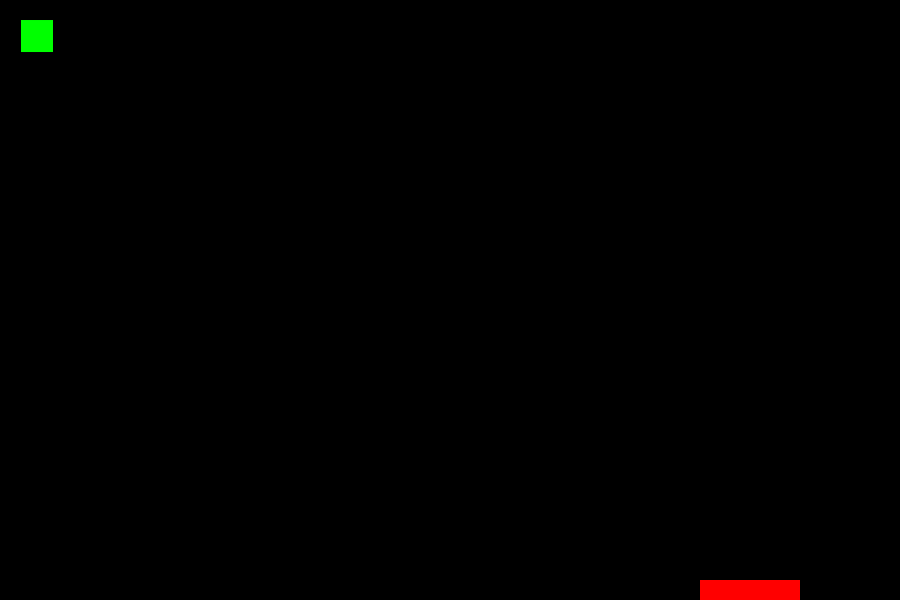
Frame 1 (no input)
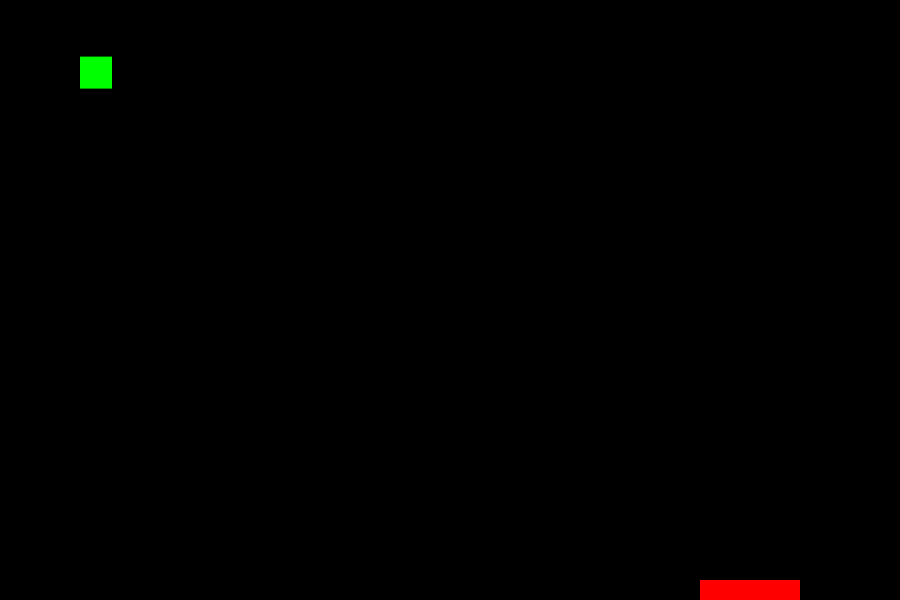
Frame 60 (the mouse pressed at the canvas centre just before this capture)
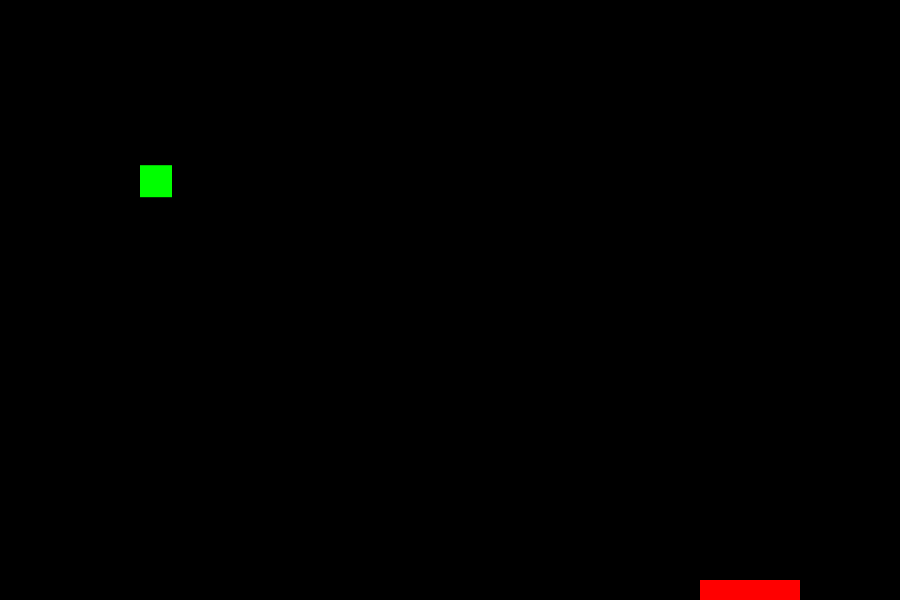
Frame 120 (the mouse held since frame 60 and released just before this capture)

The Processing sketch that drew these frames (run headless with seeded random() and noise(); from frame 60 on, the mouse is pressed at the canvas centre):

// Processing sketch: processing_22460
// ── processing_22460.pde

//Homework week 6
//Bouncing ball with gravity using PVector and Mover
//Code taken from PVector tutorial
//Edited by me where noted.
//Original code where noted.
Mover mover;

void setup() {
  size(900,600);
  smooth();
  background(255);
  mover = new Mover();
}

void draw() {
  noStroke();
  fill(0,255);
  rect(0,0,width,height);


  mover.update();
  mover.checkEdges();
  mover.display();
  mover.control();
  mover.reset();
}
class Mover {
  PVector location;
  PVector velocity;
  PVector acceleration;
  PVector thrust;



  Mover() {
    location = new PVector(20, 20); //my own setting
    velocity = new PVector(1,0); //my own setting
    acceleration = new PVector(0, .02); //my own setting
    thrust = new PVector(0, 0);
  }

  void update() {
    velocity.add(acceleration);
    location.add(velocity);
    velocity.sub(thrust);
  }
  void reset() {
    if(key == 'r' || key == 'R') {
      location.x = 20;
      location.y = 20;
      velocity.x = 1;
      velocity.y = 0;
      thrust.x = 0;
      thrust.y = 0;
    }
  }

  void control() {
    if(key == 's' || key == 'S') {
      thrust.x = 0;
      thrust.y = 0;
    }
    else if(key == 'a' || key == 'A') {
      thrust.x = .05;
    }
    else if(key == 'd' || key == 'D') {
      thrust.x = -.05;
    }
    else if(key == 'w' || key == 'W') {
      thrust.y = .05;
    }
    else if(key == 'x' || key == 'X') {
      thrust.y = -.008;
    }
  }

  void display() {
    noStroke();
    fill(0,255,0);
    rect(location.x,location.y,32,32); //modified by me to get
    //32x32 circle
    fill(255,0,0);
    rect(700, height-20, 100, 30);
  }

  void checkEdges() {  //modified by me to simulate basic
    //projectile motion

    if (location.x > width - 16) {
      velocity.x = velocity.x * -.8; //simulates bounce energy loss
      location.x = width-16;
    }
    else if (location.x < 16) {
      velocity.x = velocity.x * -.8;
      location.x = 16;
    }

    if (location.y > height-32) {
      velocity.y = velocity.y * 0;
      velocity.x = velocity.x * 0; //this simulates ground friction
      location.y = height - 32;
    }
    dist(location.x, location.y, 700, height-20);
    if((dist(location.x, location.y, 700, height-20) < 50)) {
      fill(255);
      text("YOU WIN", width/2, height/2);
      velocity.x = 0;
      velocity.y = 0;
    }
    else if(location.y > height-32) {
      fill(255);
      text("YOU LOSE", width/2, height/2);
      velocity.x = 0;
      velocity.y = 0;
    }


    /*else if (location.y < 16) {
     velocity.y = velocity.y * -0.8000;
     location.y = 16;
     }
     
     //This lets you "catch" and "throw" the ball.
     // Original code taken from previous excercises and programs in class.
     dist(location.x, location.y, mouseX, mouseY);
     if(dist(location.x, location.y, mouseX, mouseY) < 16){
     if (mousePressed == true) {
     location.x = mouseX;
     location.y = mouseY;
     velocity.x = mouseX - pmouseX;
     velocity.y = mouseY - pmouseY;
     }
     }
     */
  }
}
